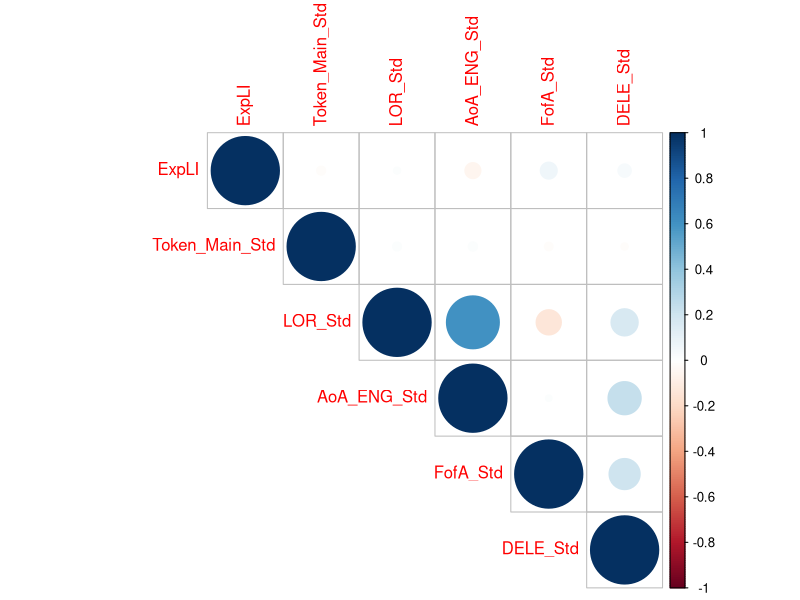
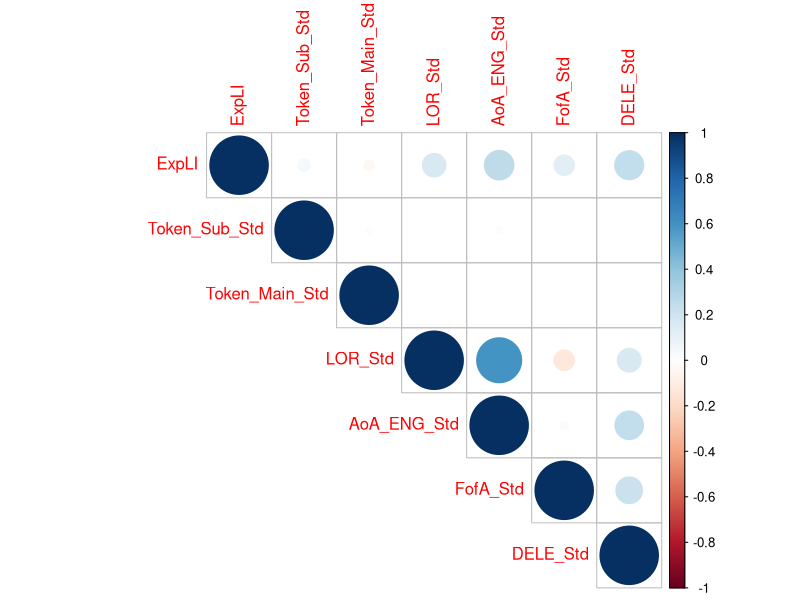
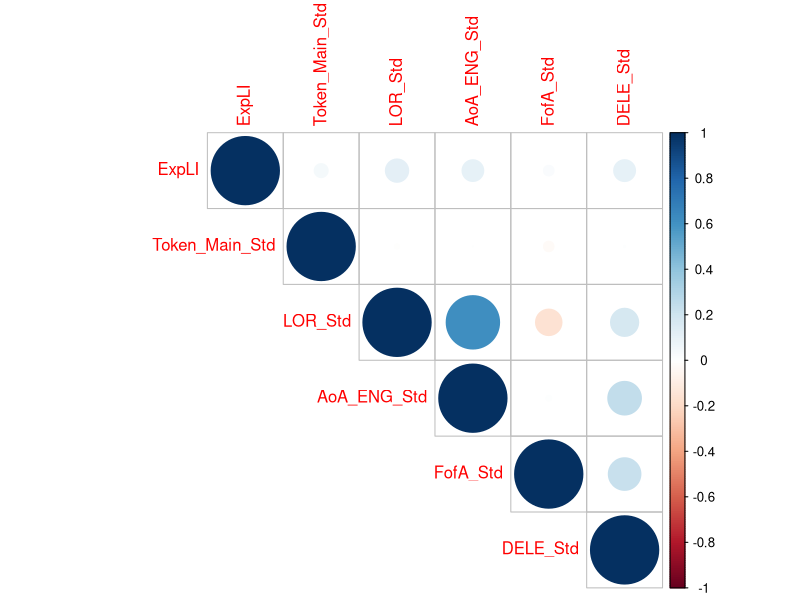
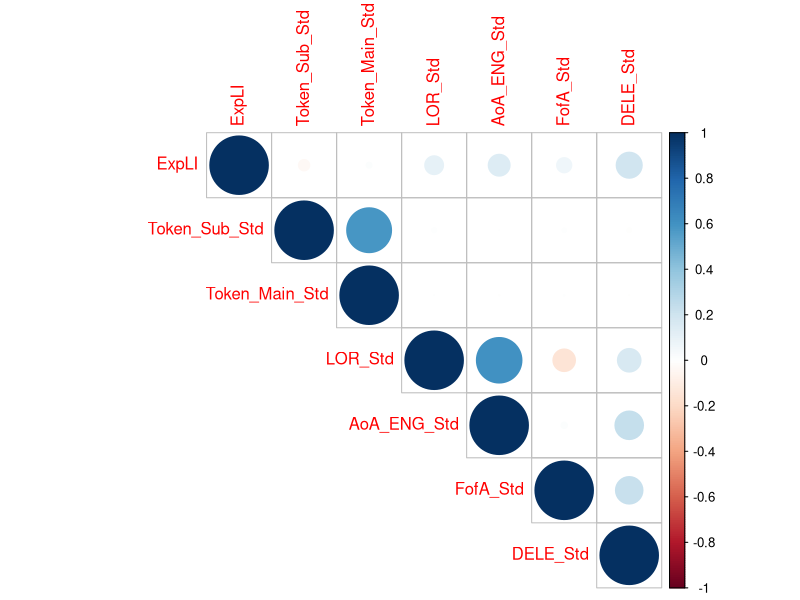
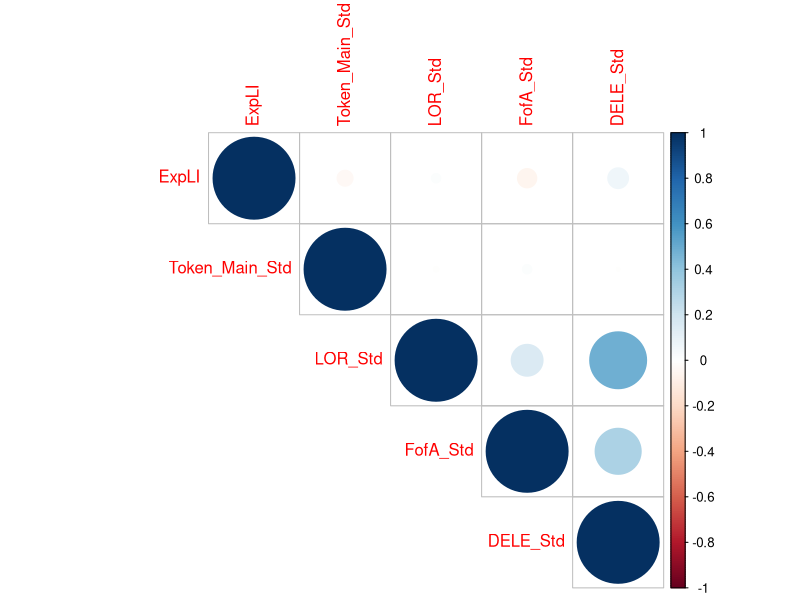
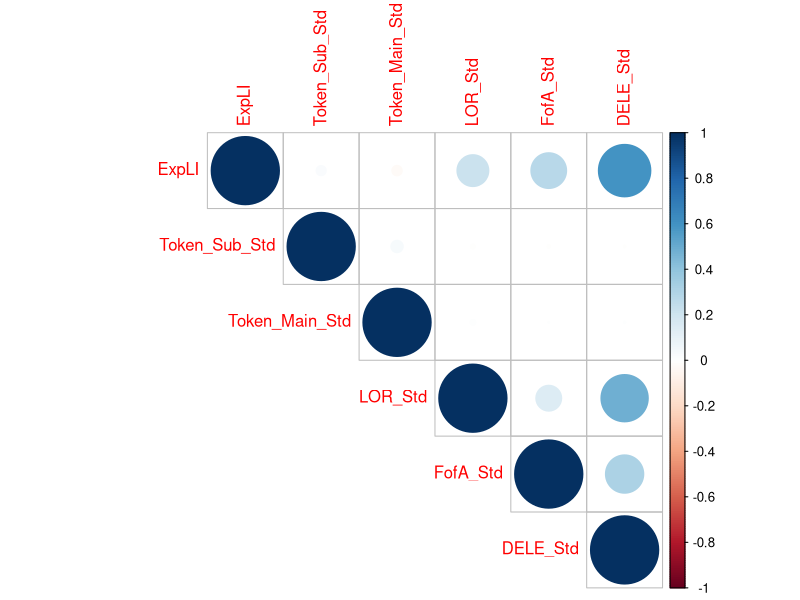
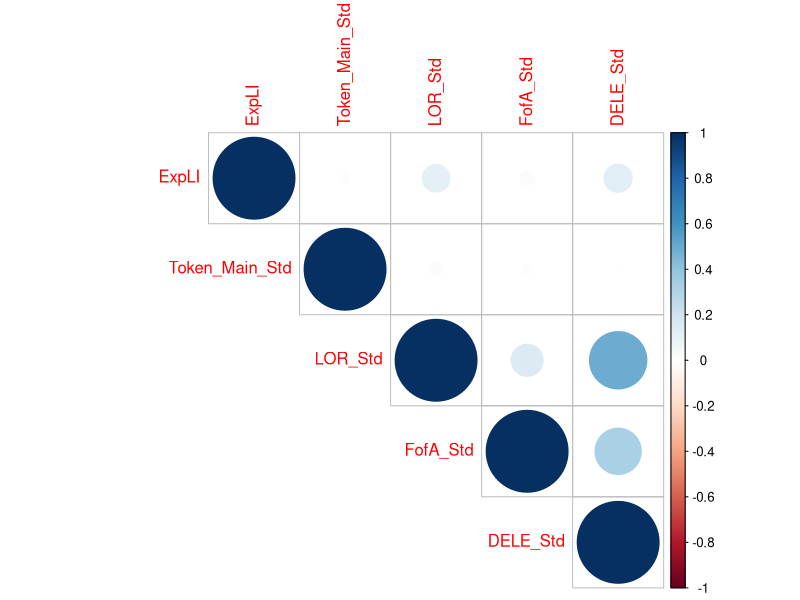
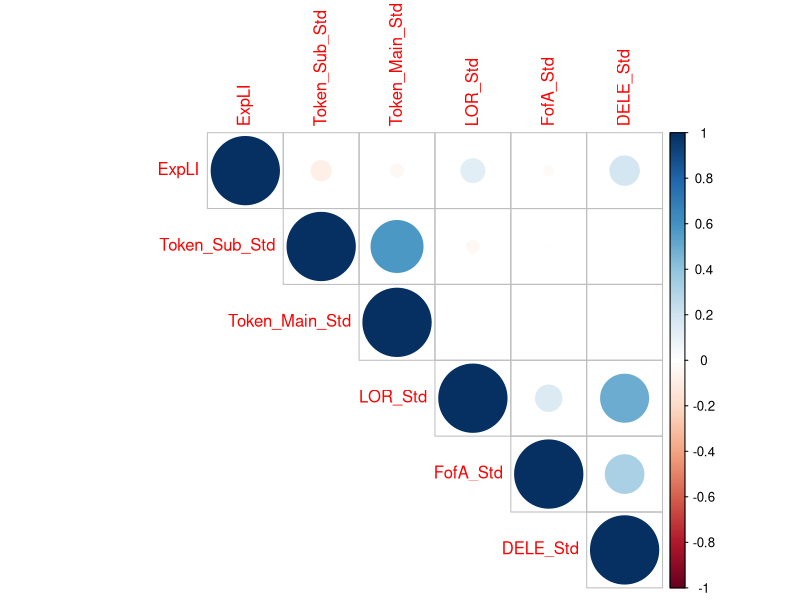

The R source for these figures, in order:
# Load packages
library(tidyverse)
library(lme4)
library(corrplot)

# Load data
HS_Aspect_EPT <- read_csv("./CSV Files/Heritage/Heritage EPT Preterit Data.csv") %>% 
  select(ExpLI, Token_Main_Std, LOR_Std, AoA_ENG_Std, FofA_Std, DELE_Std) %>%
  na.omit

HS_Aspect_FCT <- read_csv("./CSV Files/Heritage/Heritage FCT Preterit Data.csv") %>% 
  select(ExpLI, Token_Main_Std, LOR_Std, AoA_ENG_Std, FofA_Std, DELE_Std) %>% 
  na.omit

HS_Mood_EPT <- read_csv("./CSV Files/Heritage/Heritage EPT Subjunctive Data.csv") %>% 
  select(ExpLI, Token_Sub_Std, Token_Main_Std, LOR_Std, AoA_ENG_Std, FofA_Std, DELE_Std) %>%
  na.omit

HS_Mood_FCT <- read_csv("./CSV Files/Heritage/Heritage FCT Subjunctive Data.csv") %>% 
  select(ExpLI, Token_Sub_Std, Token_Main_Std, LOR_Std, AoA_ENG_Std, FofA_Std, DELE_Std) %>% 
  na.omit

L2_Aspect_EPT <- read_csv("./CSV Files/L2 Learners/L2 Learners EPT Preterit Data.csv") %>% 
  select(ExpLI, Token_Main_Std, LOR_Std, FofA_Std, DELE_Std) %>%
  na.omit

L2_Aspect_FCT <- read_csv("./CSV Files/L2 Learners/L2 Learners FCT Preterit Data.csv") %>% 
  select(ExpLI, Token_Main_Std, LOR_Std, FofA_Std, DELE_Std) %>% 
  na.omit

L2_Mood_EPT <- read_csv("./CSV Files/L2 Learners/L2 Learners EPT Subjunctive Data.csv") %>% 
  select(ExpLI, Token_Sub_Std, Token_Main_Std, LOR_Std, FofA_Std, DELE_Std) %>%
  na.omit

L2_Mood_FCT <- read_csv("./CSV Files/L2 Learners/L2 Learners FCT Subjunctive Data.csv") %>% 
  select(ExpLI, Token_Sub_Std, Token_Main_Std, LOR_Std, FofA_Std, DELE_Std) %>% 
  na.omit


# Explore HS production correlations
HS_Aspect_EPT_Correlation <- cor(HS_Aspect_EPT)
corrplot(HS_Aspect_EPT_Correlation, type = "upper")

HS_Mood_EPT_Correlation <- cor(HS_Mood_EPT)
corrplot(HS_Mood_EPT_Correlation, type = "upper")

# Explore HS comprehension correlations
HS_Aspect_FCT_Correlation <- cor(HS_Aspect_FCT)
corrplot(HS_Aspect_FCT_Correlation, type = "upper")

HS_Mood_FCT_Correlation <- cor(HS_Mood_FCT)
corrplot(HS_Mood_FCT_Correlation, type = "upper")


# Explore L2 production correlations
L2_Aspect_EPT_Correlation <- cor(L2_Aspect_EPT)
corrplot(L2_Aspect_EPT_Correlation, type = "upper")

L2_Mood_EPT_Correlation <- cor(L2_Mood_EPT)
corrplot(L2_Mood_EPT_Correlation, type = "upper")

# Explore L2 comprehension correlations
L2_Aspect_FCT_Correlation <- cor(L2_Aspect_FCT)
corrplot(L2_Aspect_FCT_Correlation, type = "upper")

L2_Mood_FCT_Correlation <- cor(L2_Mood_FCT)
corrplot(L2_Mood_FCT_Correlation, type = "upper")
